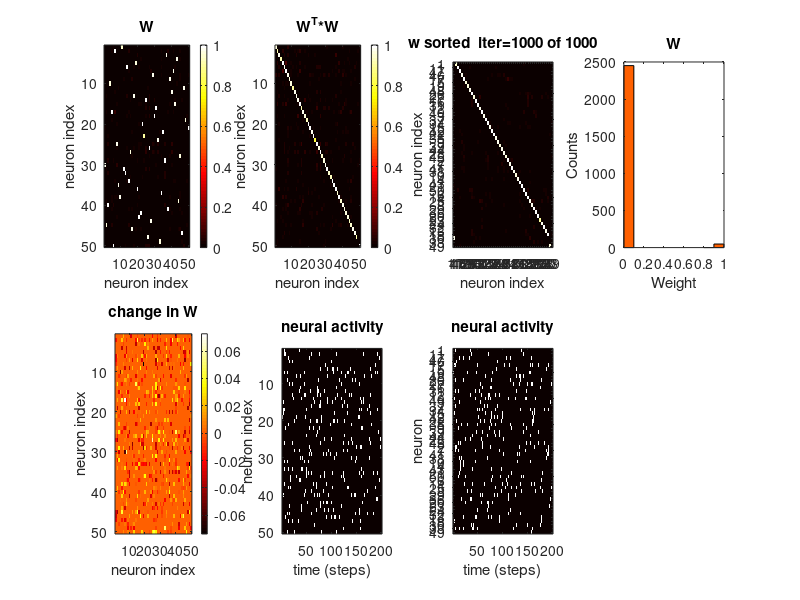

Reproduce this figure in MATLAB. (Note: this script raises an error after producing the figure.)
% simulation script as used in Figure 2 of main paper 
%
%
% Based on the matlab script sim_for_paper.m
% from Fig 2 in "Spike-Time-Dependent Plasticity and Heterosynaptic 
% Competition Organize Networks to Produce Long Scale-Free Sequences of 
% Neural Activity" Neuron 2010 by
% Ila R. Fiete, Walter Senn, Claude Z.H. Wang, and Richard H.R. Hahnloser
%
% See in particular Fig 2 and methods section "Parameters and Initial
% Conditions" subheading "Summed-Weight Limit, Binary Neurons"
%
% Tweaked by Andrew Leifer for NEU 422, Princeton 2017



%% Generate W matrix


n=50;       %number of neurons
steps=200;  % time-steps in one "iteration". each time-step is ~ 1 burst duration.


beta = .25;	% global inhibition strength
wmax=1;		% single synapse hard bound
m=1;		% Wmax = m*wmax 
pn=2;		 
p=pn/n;		% probability of external stimulation of any neuron at any time
eta=0.035;	% learning rate parameter (originally 0.125, paper suggests.025, Tank suggests .035)
epsilon=0.05;	% strength of heterosynaptic LTD
tau=4;		% time-constant of neural adaptation (only used if alpha is not 0)
alpha =0;	% strength of neural adaptation

PLOT_AS_YOU_GO=false;



%initialize variables
w=zeros(n); dw=zeros(n); dw2=zeros(n); dw3=zeros(n); 
x = zeros(n,1);
y=x;
xdyn=zeros(n,steps);
s=zeros(1,steps);

oldx=x;
oldy=y;
nIters=1000; % 1000 in original paper



for iter=1:nIters,
	
	oldw=w;

	for i = 1:steps

		b = rand(n,1)>=(1-p); % set the external stimulation

		binh = rand(n,1)>=(1-p);            % not relevant
		y=oldy+1/tau*(-oldy+(oldx)+binh); % y only has to do with neural adaptation.. 
                                          % it can be ignored for cases of
                                          % no adaptation

            % calculate neural activity, x
            x =...                          % neural activity
            ( w*oldx ...                % weights times input frm old activity
            -beta*sum(oldx)...          % global inhibition term
            +b...                       % external stimulation
            -alpha*y)...                % neural adaptation term
            >0;                     % neurons are only active when this 
                                    % sum is greater than zero
                                    
        % STDP 
		dw = eta*(x*double(oldx)'-double(oldx)*x');  %STDP
        
        %Heterosynaptic plasticity
		dw2 = ones(n,1)*max(0, sum(w+dw,1)-m*wmax); %test to see whether sum of weights in each row is too great 
		dw3 = max(0, sum(w+dw,2)-m*wmax)*ones(1,n); %test to see weather sum of weights in each column is too great
        
        %update the new weight matrix
		w=min(wmax,...                  % any weight that exceeds wmax gets set to wmax
            max(0,...                   % force any negative synapses to be zero
            w+dw ...                    % update weight matrix based on STDP
            -eta*epsilon*(dw2+dw3)...   % Heterosynaptic plasticity: penalize all those rows or colums whose sums exceeded the maximum synaptic weight
            -eye(n)*10000*wmax));       % Zero out any synapses from one neuron to itself 
                                        %   (remember that anything
                                        %   negative is set to zero)

		oldx = x;  % remember the old neural activity
		oldy= y;   % remember the old adatation state (not important when no adaption in model)
		xdyn(:,i)=x; % record a copy of the neural activity

 
        
        
    end

    
        if (iter==nIters)  || PLOT_AS_YOU_GO

            % Andy's code:

            %Now, using ONLY the weight matrix, generate an ordering to display
            %the neurons so that they also show sequences
            bw=w>.5; %binarize w
            playbacksrt=1;

            while ~isempty(setdiff(1:n,playbacksrt))
                loc=find(bw(playbacksrt(end),:)==1); %find the first "1" element in W and store its location
                if ~isempty(loc) % if we found something
                    if ~ismember(loc(1),playbacksrt) %if we haven't already found that neuron
                        playbacksrt(end+1)=loc(1); % store it and move on
                    else
                        %the chain is broken and the next neuron should be the first neuron that you
                        %haven't looked at yet
                        remainingNeurons=setdiff(1:n,playbacksrt);
                        playbacksrt(end+1)=remainingNeurons(1);
                    end


                else
                        %the chain is broken and the next neuron should be the first neuron that you
                        %haven't looked at yet
                        remainingNeurons=setdiff(1:n,playbacksrt);
                        playbacksrt(end+1)=remainingNeurons(1);
                end
            end




            subplot(2,4,1); 
            imagesc(w,[0,wmax]); colormap(hot); colorbar
            title('W'); xlabel('neuron index'); ylabel('neuron index');

            subplot(2,4,2); 
            imagesc(w'*w,[0,wmax^2]); colormap(hot); colorbar
            title('W^T*W'); xlabel('neuron index'); ylabel('neuron index');

            ax=subplot(2,4,3);
            imagesc(w(playbacksrt,playbacksrt))
            title(['w sorted  iter=' num2str(iter) ' of ' num2str(nIters)])
            %If you get an error here it is because MATLAB changed the way they
            %label axes in version 2016
            sortedticklabels=cellfun(@num2str,num2cell(playbacksrt),'UniformOutput',false);
            try
                ax.YTick=[1:n];
                ax.XTick=[1:n]; 
                ax.YTickLabel=sortedticklabels;
                ax.XTickLabel=sortedticklabels;

            catch
                yticks(1:n);
                xticks(1:n);
                yticklabels(sortedticklabels);
                xticklabels(sortedticklabels);
            end
            ylabel('neuron index')
            xlabel('neuron index')

            subplot(2,4,4);
            hist(reshape(w,1,[]));
            title('W')
            ylabel('Counts')
            xlabel('Weight')



            subplot(2,4,5); 
            imagesc(w-oldw); colormap(hot); colorbar
            title('change in W'); xlabel('neuron index'); ylabel('neuron index');


            subplot(2,4,6); 
            imagesc(xdyn); 
            title('neural activity')
            xlabel('time (steps)'); ylabel('neuron index');


            ax=subplot(2,4,7); 
            imagesc(xdyn(playbacksrt',:)); 

            %If you get an error here it is because MATLAB changed the way they
            %label axes in version 2016
            sortedticklabels=cellfun(@num2str,num2cell(playbacksrt),'UniformOutput',false);
            try
                ax.YTick=[1:n];
                ax.YTickLabel=sortedticklabels;
            catch
                yticks(1:n);
                yticklabels(sortedticklabels);
            end
            
            title('neural activity')
            xlabel('time (steps)'); ylabel('neuron');



            drawnow;
        end
        
        if mod(iter,100)==0
            disp(['Iteration ' num2str(iter)]);
        end
    

end


% Turn off plasticity and observe activity in the network
observeNetworkActivity(w)
